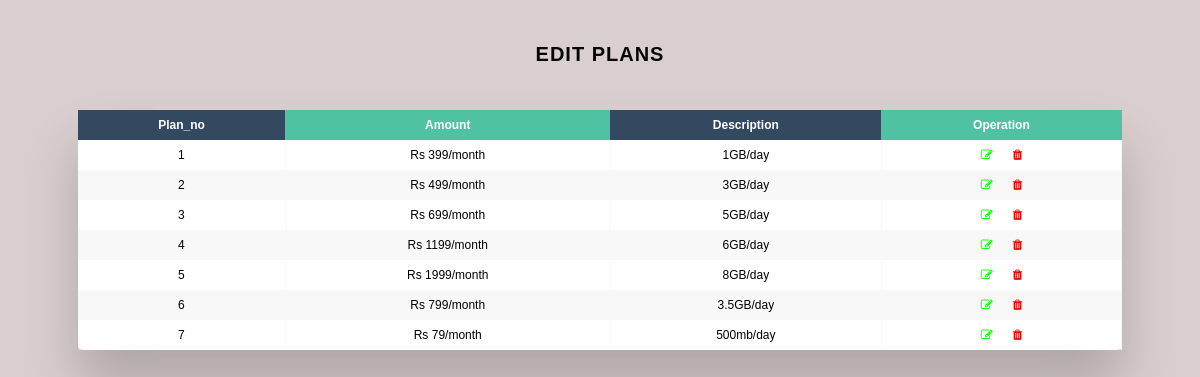
The page /EasyBill/eplans.php on the database its author committed.
### tables this page shows
CREATE TABLE `plan` (
  `Plan_no` int(255) NOT NULL,
  `Amount` varchar(255) NOT NULL,
  `Description` varchar(255) NOT NULL,
  `Isp_id` int(255) NOT NULL
);

### EasyBill/eplans.php (the view, shortened to what this page needs)
<!DOCTYPE html>
<html lang="en">
<head>
    <link rel="stylesheet" href="https://cdnjs.cloudflare.com/ajax/libs/font-awesome/4.7.0/css/font-awesome.min.css" />
    <link rel="stylesheet" href="epcss.css">
</head>
<body>
<h1 class="hello">Edit plans</h1>
<div class="table-wrapper">
    <table class="fl-table">
        <thead>
        <tr>
            <th>Plan_no</th>
            <th>Amount</th>
            <th>Description</th>
            <th>Operation</th>
        </tr>
        </thead>
        <tbody>
        <?php
      include 'connection1.php';
      $selectquery = " SELECT * FROM plan ";
      $query = mysqli_query($con,$selectquery);
       while($res = mysqli_fetch_array($query)){
           ?>
        <tr>
            <td><?php echo $res['Plan_no']; ?></td>
            <td><?php echo $res['Amount']; ?></td>
            <td><?php echo $res['Description'];?></td>
            <td> <a href="" data-toggle="tooltip" title="Update!"><a style="color:#00ff00;" title="UPDATE" href="update.php?id=<?php echo $res['Plan_no']; ?>"><i class="fa fa-edit" aria-hidden="true"></i></a><span>&nbsp&nbsp&nbsp&nbsp&nbsp&nbsp</span><a href="" data-toggle="tooltip" title="Update!"><a style="color:red;" title="DELETE" href="delete.php?id=<?php echo $res['Plan_no']; ?>"><i class="fa fa-trash" aria-hidden="true"></i></a></a>
           </td>
        </tr>
        <?php
       }
       ?>
    </table>
    </div>
</body>
</html>

### EasyBill/epcss.css (style rules this page uses)
* { box-sizing: border-box; -webkit-box-sizing: border-box; -moz-box-sizing: border-box; }
body { font-family: Helvetica; -webkit-font-smoothing: antialiased; background: rgb(218, 207, 207); }
.hello { text-align: center; font-size: 20px; text-transform: uppercase; letter-spacing: 1px; color: rgb(7, 6, 6); padding: 30px 0; }
.table-wrapper { margin: 10px 70px 70px; box-shadow: 0px 35px 50px rgba( 0, 0, 0, 0.2 ); }
.fl-table { border-radius: 5px; font-size: 12px; font-weight: normal; border: none; border-collapse: collapse; width: 100%; max-width: 100%; white-space: nowrap; background-color: white; }
.fl-table td, .fl-table th { text-align: center; padding: 8px; }
.fl-table td { border-right: 1px solid #f8f8f8; font-size: 12px; }
.fl-table thead th { color: #ffffff; background: #4FC3A1; }
.fl-table thead th:nth-child(odd) { color: #ffffff; background: #324960; }
.fl-table tr:nth-child(even) { background: #F8F8F8; }

### rows shown on the page
plan: Plan_no "1", Amount "Rs 399/month", Description "1GB/day"
plan: Plan_no "2", Amount "Rs 499/month", Description "3GB/day"
plan: Plan_no "3", Amount "Rs 699/month", Description "5GB/day"
plan: Plan_no "4", Amount "Rs 1199/month", Description "6GB/day"
plan: Plan_no "5", Amount "Rs 1999/month", Description "8GB/day"
plan: Plan_no "6", Amount "Rs 799/month", Description "3.5GB/day"
plan: Plan_no "7", Amount "Rs 79/month", Description "500mb/day"
